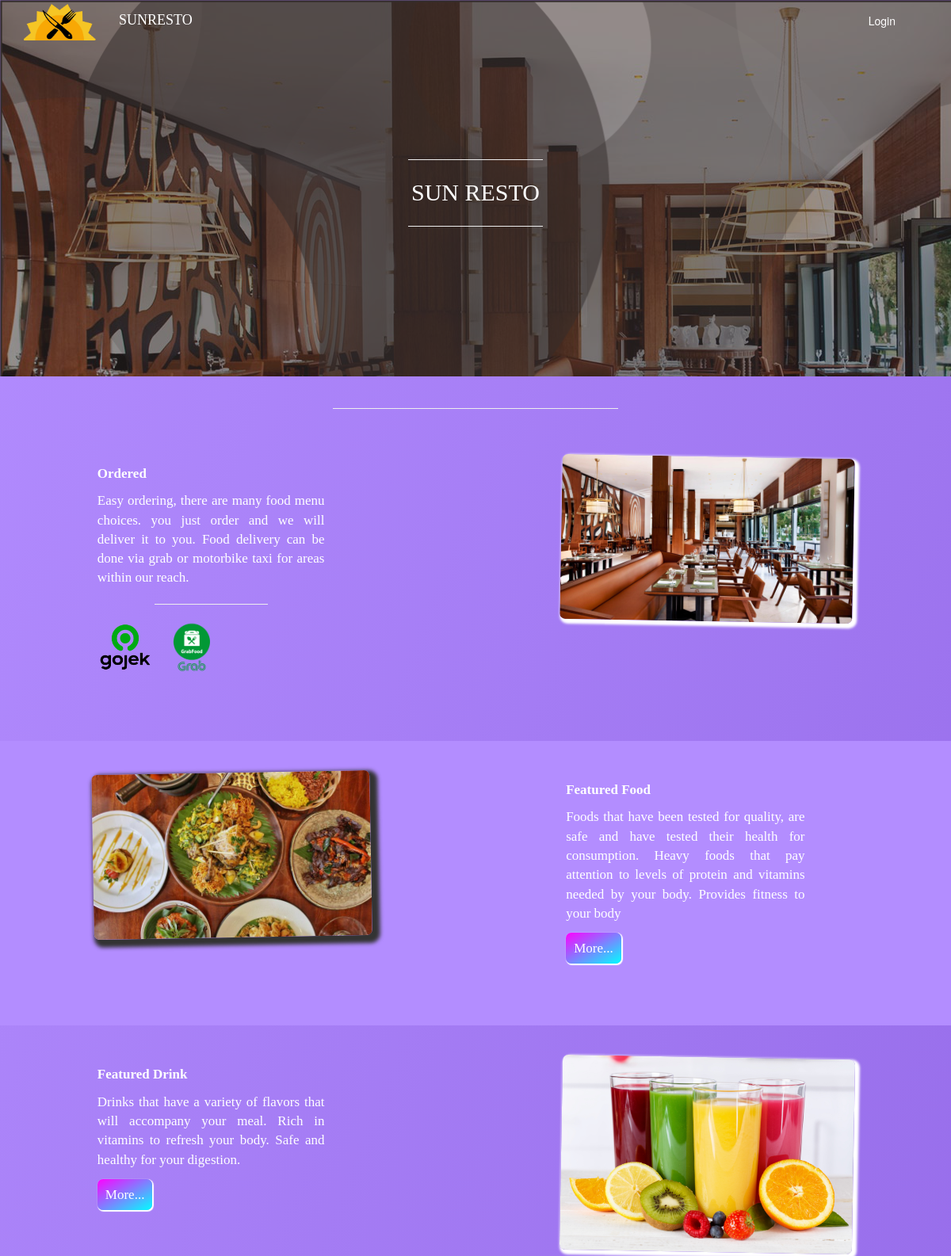
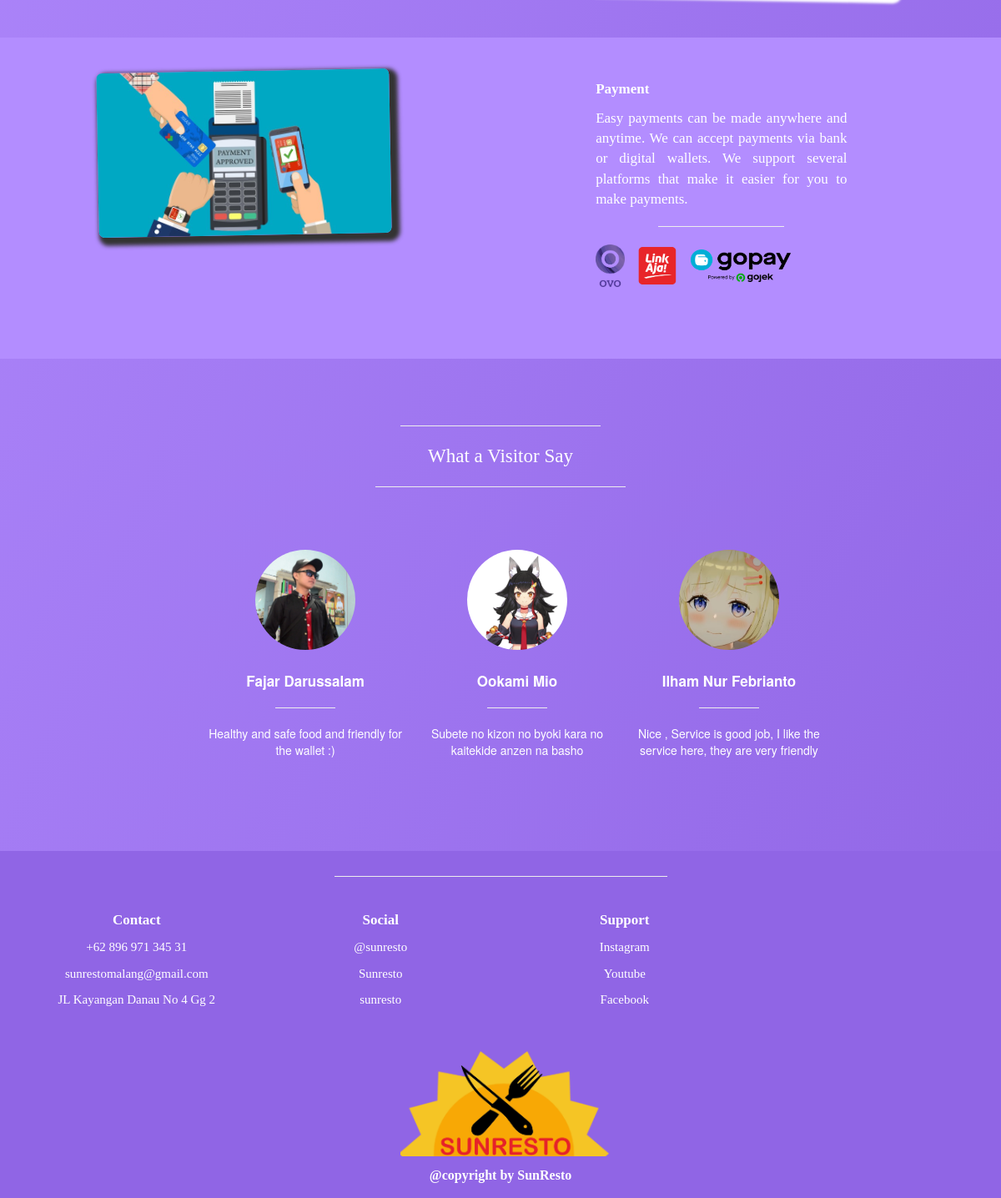
The page / on the database its author committed (2 pictures, top to bottom).
### tables this page shows
CREATE TABLE `komentar` (
  `id_komentar` int(11) NOT NULL,
  `komentar` varchar(500) NOT NULL,
  `id_akun` int(11) NOT NULL
);

CREATE TABLE `akun` (
  `id_akun` int(11) NOT NULL,
  `nama` varchar(50) NOT NULL,
  `alamat` varchar(200) NOT NULL,
  `email` varchar(100) NOT NULL,
  `password` varchar(20) NOT NULL,
  `id_level` int(11) NOT NULL,
  `url_gambar` varchar(255) NOT NULL,
  `verified` tinyint(1) NOT NULL,
  `telp` varchar(20) NOT NULL
);

### index.php (the view, shortened to what this page needs)
<!DOCTYPE html>
<html>
<head>
	<link rel="stylesheet" href="style.css">
	<link rel="stylesheet" href="asset/css/bootstrap.min.css">
</head>
<body>
<?php include'header2.php' ?>
<hr style="width: 30%; margin-top: 40px; margin-bottom: 20px;">
<section class="grid">
	<div class="image-order">
		<img src="asset/img/ban2.jpg" class="img2">
	</div>
	<div class="text-order text">
		<p><b>Ordered</b></p>
		Easy ordering, there are many food menu choices. you just order and we will deliver it to you. Food delivery can be done via grab or motorbike taxi for areas within our reach.
		<hr style="width: 50%;">
		<p>
			<img src="asset/img/gojek.png" style="width: 70px;">
			<img src="asset/img/grab.png" style="width: 90px;">
		</p>
	</div>
	<div class="image-food bg">
		<img src="asset/img/food.jpg" class="img1">
	</div>
	<div class="text-food text bg">
		<p><b>Featured Food</b></p>
		Foods that have been tested for quality, are safe and have tested their health for consumption.
		Heavy foods that pay attention to levels of protein and vitamins 	needed by your body.
		Provides fitness to your body
		<p class="button"><a href="menu.php" class="box">More...</a></p>
	</div>
	<div class="image-drink">
		<img src="asset/img/drink.jpg" class="img2">
	</div>
	<div class="text-drink text">
		<p><b>Featured Drink</b></p>
		Drinks that have a variety of flavors that will accompany your meal. Rich in vitamins to refresh your body. Safe and healthy for your digestion.
		<p class="button"><a href="menu.php" class="box">More...</a>
		</p>
	</div>
	<div class="image-checkin bg">
		<img src="asset/img/pay.jpg" class="img1">
	</div>
	<div class="text-checkin text bg">
		<p><b>Payment</b></p>
			Easy payments can be made anywhere and anytime. We can accept payments via bank or digital wallets. We support several platforms that make it easier for you to make payments.
		<hr style="width: 50%;">
		<p>
			<img src="asset/img/ovo.png" style="width: 35px;">
			<img src="asset/img/linkaja.png" style="width: 70px;">
			<img src="asset/img/gopay.png" style="width: 120px;">
		</p>
	</div>
</section>
<div class="what">
	<hr style="width: 20%;">
	<p>What a Visitor Say</p>
	<hr style="width: 25%;">
</div>
<ul class="comment">
<?php
	include 'connect.php';
	$query = "SELECT kom.id_komentar as id_komentar, kom.komentar as comment, kom.id_akun as id_akun, akun.id_akun, akun.nama as nama, akun.alamat as alamat, akun.url_gambar as gambar ,akun.email as email from komentar as kom left join akun on kom.id_akun = akun.id_akun order by rand()";
	$result = mysqli_query($connect, $query);
	if (mysqli_num_rows($result) > 0) {
		$skale = 3;
		while ($row = mysqli_fetch_assoc($result)) {
			if ($skale > 0) {
			?>
	<li>
		<div style="font-size: 17px;font-weight: bold;">
			<img src="<?php echo $row['gambar']; ?>" class="photo"><br>
			<br><?php echo $row['nama']; ?>
		</div>
		<hr style="width: 30%">
		<div style="width: 240px;">
			<?php echo $row['comment']; ?>
		</div>
	</li>
			<?php
			$skale--;
			}
		}
	}
?>
</ul>
<div style="padding: 4%;"></div>
<?php include'footer.php' ?>
</body>
</html>

### style.css (style rules this page uses)
body { background: linear-gradient(to top left, #9065E5 , #B38DFF); }
li { display: block; padding: 5px; }
.bg { background-color: #B38DFF; }
.img1 { width: 60%; align-items: center; display: block; margin-top: 40px; margin-left: auto; margin-right: auto; border-radius: 7px 7px 7px 7px; transform: rotate(-1deg); box-shadow: 5px 5px 5px 5px; }
.img2 { width: 60%; display: block; margin-top: 40px; margin-left: auto; margin-right: auto; border-radius: 7px 7px 7px 7px; transform: rotate(1deg); box-shadow: 3px 3px 3px 3px; color: white; }
.grid { display: grid; grid-template-columns: auto auto; grid-template-rows: auto auto auto auto; }
.image-food { grid-area: image-food; }
.text-food { grid-area: text-food; }
.image-drink { grid-area: image-drink; }
.text-drink { grid-area: text-drink; }
.image-checkin { grid-area: image-checkin; }
.text-checkin { grid-area: text-checkin; }
.image-order { grid-area: image-order; }
.text-order { grid-area: text-order; }
.text { color: white; font-family: calibri; font-size: 17px; padding-bottom: 75px; padding-top: 50px; padding-left: 5%; padding-right: 5%; text-align: justify; }
.button { padding-top: 20px; }
.box { color: white; padding: 10px; background: linear-gradient(to bottom right, #FF00FF , #00FFFF); border-radius: 7px; box-shadow: 1px 1px 1px 1px; }
@media (min-width: 701px) { .grid { grid-template-areas: "text-order image-order" "image-food text-food" "text-drink image-drink" "image-checkin text-checkin" } }
@media (min-width: 701px) { .img1 { margin-bottom: 50px; } }
@media (min-width: 701px) { .img2 { margin-bottom: 50px; } }
@media (min-width: 701px) { .text { padding-right: 30%; padding-left: 21%; } }
.comment { width: 100%; text-align: center; color: white; }
.comment li { display: inline-block; text-align: center; color: white; margin-top: 50px; }
.photo { width: 120px; height: 120px; border-radius: 150px; object-fit: cover; }
.what { color: white; text-align: center; font-size: 23px; font-family: algerian; padding-top: 5%; }

### rows shown on the page
komentar: id_akun.url_gambar (picture), id_akun.nama "Fajar Darussalam", komentar "Healthy and safe food and friendly for the wallet :)"
komentar: id_akun.url_gambar (picture), id_akun.nama "Ookami Mio", komentar "Subete no kizon no byoki kara no kaitekide anzen na basho"
komentar: id_akun.url_gambar (picture), id_akun.nama "Ilham Nur Febrianto", komentar "Nice , Service is good job, I like the service here, they are very friendly"
